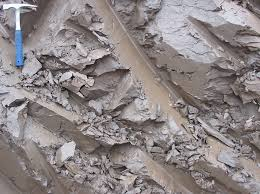
%> input picture image processing/files/testimages/1.jpg, 260 x 194 px
$ octave --eval "result = waveletTransform(imread('testimages/1.jpg'));"   (GNU Octave 9; MATLAB toolbox functions it lacks are replaced by stand-ins)
%> lines starting %> are read from the running program, lines starting %| are printed output that depends on the picture
function waveletMoments = waveletTransform(image)
imgGray = double(rgb2gray(image))/255;
imgGray = imresize(imgGray, [256 256]);
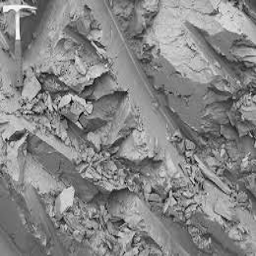
%> imgGray: size 256x256 double; min -0.0183, max 1.04, mean 0.536; drawn with min black and max white

coeff_1 = dwt2(imgGray', 'coif1');
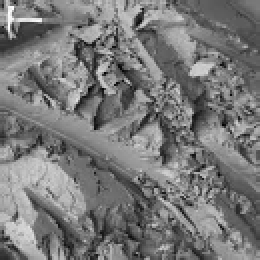
%> coeff_1: size 130x130 double (shown 2 times larger); min 0.208, max 2.03, mean 1.07; drawn with min black and max white
coeff_2 = dwt2(coeff_1, 'coif1');
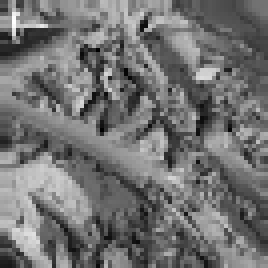
%> coeff_2: size 67x67 double (shown 4 times larger); min 0.74, max 3.87, mean 2.14; drawn with min black and max white
coeff_3 = dwt2(coeff_2, 'coif1');
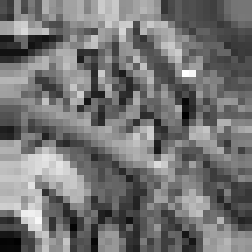
%> coeff_3: size 36x36 double (shown 7 times larger); min 2.01, max 6.96, mean 4.27; drawn with min black and max white
coeff_4 = dwt2(coeff_3, 'coif1');
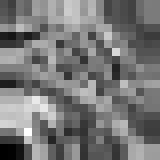
%> coeff_4: size 20x20 double (shown 8 times larger); min 4.13, max 13.46, mean 8.49; drawn with min black and max white

meanCoeff = mean(coeff_4);
%> meanCoeff = 20 values, max 9.28 at index 5, min 7.89 at index 15, mean 8.49
stdCoeff = std(coeff_4);
%> stdCoeff = 20 values, max 2.49 at index 2, min 1.14 at index 13, mean 1.62

waveletMoments = [meanCoeff stdCoeff];
%> waveletMoments = 40 values, max 9.28 at index 5, min 1.14 at index 33, mean 5.05
%> `result = waveletTransform(imread('testimages/1.jpg'));`: result has the same summary as waveletMoments in waveletTransform

end

$ run again, on image processing/files/testimages/12.jpg
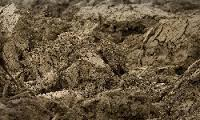
%> input picture image processing/files/testimages/12.jpg, 200 x 120 px
%> in waveletTransform, `coeff_2 = dwt2(coeff_1, 'coif1');`:
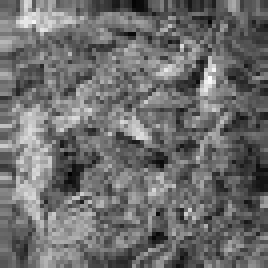
%> coeff_2: size 67x67 double (shown 4 times larger); min 0.0537, max 3.12, mean 1.37; drawn with min black and max white
%> in waveletTransform, `coeff_4 = dwt2(coeff_3, 'coif1');`:
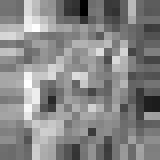
%> coeff_4: size 20x20 double (shown 8 times larger); min 0.587, max 9.49, mean 5.29; drawn with min black and max white
%> meanCoeff = 20 values, max 7.13 at index 5, min 4.03 at index 20, mean 5.29
%> stdCoeff = 20 values, max 2.11 at index 4, min 0.972 at index 3, mean 1.31
%> waveletMoments = 40 values, max 7.13 at index 5, min 0.972 at index 23, mean 3.3
%> result has the same summary as waveletMoments in waveletTransform

$ run again, on image processing/files/testimages/15.jpg
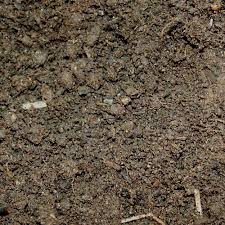
%> input picture image processing/files/testimages/15.jpg, 225 x 225 px
%> in waveletTransform, `coeff_2 = dwt2(coeff_1, 'coif1');`:
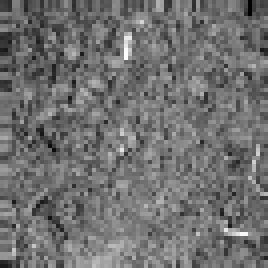
%> coeff_2: size 67x67 double (shown 4 times larger); min 0.043, max 3.07, mean 1.38; drawn with min black and max white
%> in waveletTransform, `coeff_4 = dwt2(coeff_3, 'coif1');`:
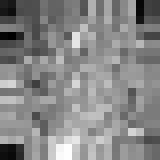
%> coeff_4: size 20x20 double (shown 8 times larger); min 2.2, max 8.16, mean 5.35; drawn with min black and max white
%> meanCoeff = 20 values, max 6.24 at index 10, min 4.66 at index 2, mean 5.35
%> stdCoeff = 20 values, max 1.55 at index 2, min 0.384 at index 16, mean 0.797
%> waveletMoments = 40 values, max 6.24 at index 10, min 0.384 at index 36, mean 3.07
%> result has the same summary as waveletMoments in waveletTransform

$ run again, on image processing/files/testimages/16.jpg
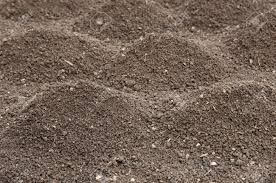
%> input picture image processing/files/testimages/16.jpg, 276 x 183 px
%> in waveletTransform, `coeff_2 = dwt2(coeff_1, 'coif1');`:
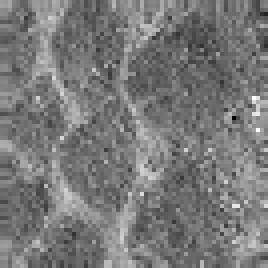
%> coeff_2: size 67x67 double (shown 4 times larger); min 0.379, max 2.99, mean 1.62; drawn with min black and max white
%> in waveletTransform, `coeff_4 = dwt2(coeff_3, 'coif1');`:
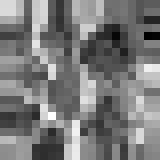
%> coeff_4: size 20x20 double (shown 8 times larger); min 4.59, max 8.63, mean 6.53; drawn with min black and max white
%> meanCoeff = 20 values, max 7.05 at index 10, min 5.92 at index 14, mean 6.53
%> stdCoeff = 20 values, max 0.951 at index 5, min 0.427 at index 14, mean 0.709
%> waveletMoments = 40 values, max 7.05 at index 10, min 0.427 at index 34, mean 3.62
%> result has the same summary as waveletMoments in waveletTransform
